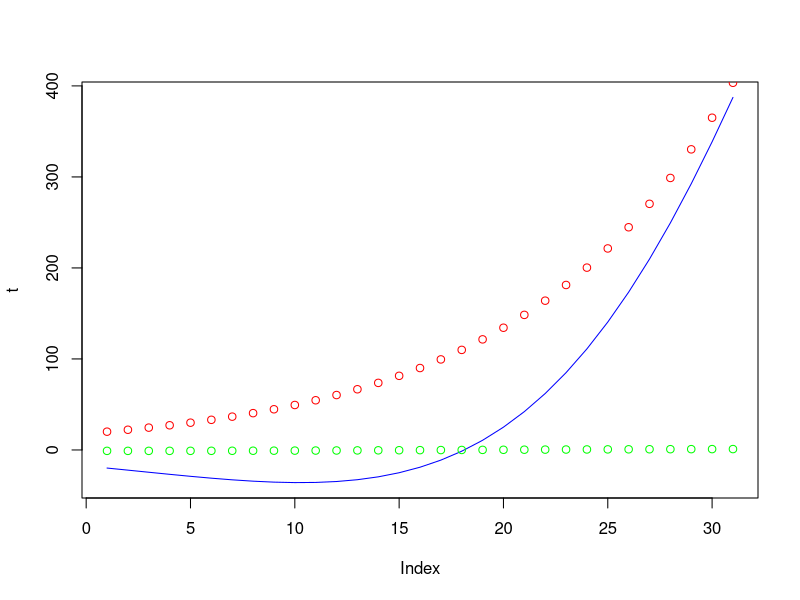

R code for this plot:
## for loops

## set up a matrix A
set.seed(17)
A <- matrix(data = as.integer(100*runif(40)), nrow = 4,byrow = TRUE)

# calculate the sums of the columns
a <- NULL
for(i in 1:10){
  a <- c(a,sum(A[,i]))
}
a

## or
b <- colSums(A)
b
#########################################################################
# lists
set.seed(17)
options(scipen = 999, digits = 3)
list(1,2,3)
a <- c("a", "b", "c")
b <- 4:6
c <- runif(3)

mylist <- list(a,b,c)
mylist
##  when applied to a list
##  [ returns a list "Preserving"
##  [[ returns simplest data structure for the output
##  

mylist[1]
mylist[2]

mylist[[1]]
mylist[[2]]

#####################################################################
# dataframes and lists

head(mtcars)

row.names(mtcars)
colnames(mtcars)

#values for mpg
is.data.frame(mtcars)
is.list(mtcars)

mtcars$mpg

m <- mtcars

mtcars[[1]]
str(mtcars$mpg)
str(mtcars[[1]])
mtcars[1]

str(mtcars[1])
mtcars["mpg"]
head(mtcars)
typeof(mtcars$cyl)
mtcars$cyl <- factor(mtcars$cyl)

#######################################################################
## for loops

## set up a matrix A
set.seed(17)

A <- matrix(data = as.integer(100*runif(40)), nrow = 4,byrow = TRUE)
A

# calculate the sums of the columns
a <- NULL
for(i in 1:10){
  
  a <- c(a,sum(A[,i]))
  
}
a

## or

b <- colSums(A)
b


#################################################
# vectors
#2 

x <- seq(3, 6, by = .1)
head(x)
t <- exp(x)*cos(x)

plot(t, type="l", col="blue")

?plot
points(exp(x), col="red")
points(cos(x), col="green")

#3

s <- 0:4
outer(s,s,"+")



